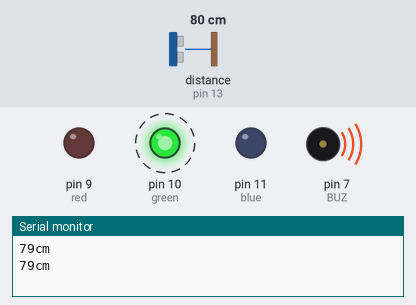
The sketch below on a simulated Arduino Uno, built with avr-gcc and run on an emulated ATmega328P. Shown: output pins drawn as LEDs (lit = HIGH), buzzer (waves = sounding, pin HIGH), the last lines printed to the serial monitor. Dashed ring = blinking. Inputs (shaded band) come from the test bench; at power-on: distance to the obstacle (sensor on pin 13) 80 cm. The echo pulse lasts 58.3 µs per cm; pins used as bus, display or sensor lines are not drawn.

Above: at 2.9 s.
3.0 s: distance to the obstacle (sensor on pin 13) set to 33 cm
6.5 s: distance to the obstacle (sensor on pin 13) set to 28 cm
At 8.0 s:
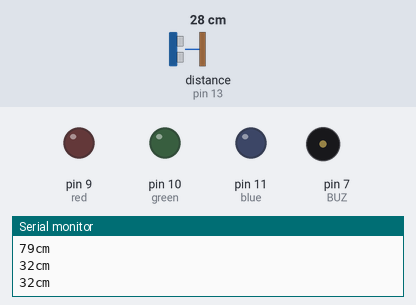
12.7 s: distance to the obstacle (sensor on pin 13) set to 14 cm
16.2 s: distance to the obstacle (sensor on pin 13) set to 10 cm
At 18.6 s:
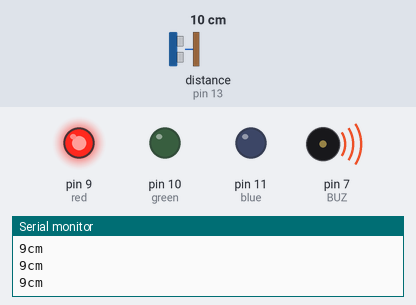
19.0 s: distance to the obstacle (sensor on pin 13) set to 18 cm
At 20.6 s:
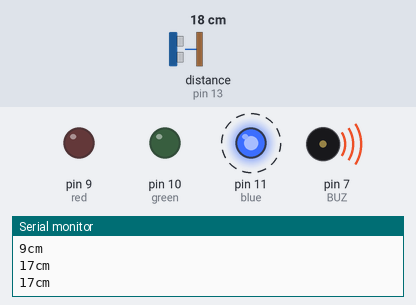
23.3 s: distance to the obstacle (sensor on pin 13) set to 35 cm
At 24.3 s:
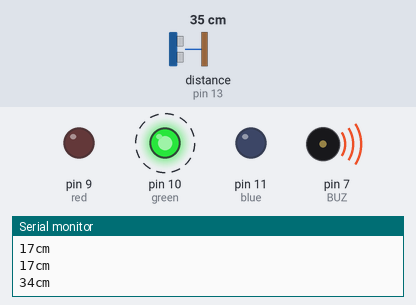
Timing chart, 0 to 30.5 s (numbered marks = the images above; inputs shaded):
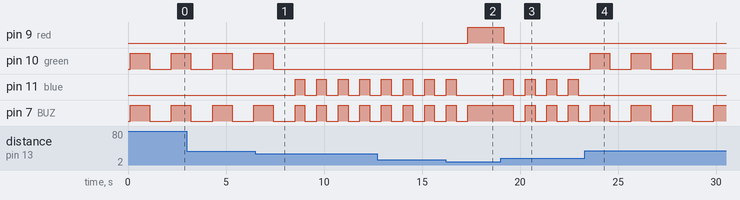

Measured:
- the behaviour switches between 31 and 30 cm on distance to the obstacle (sensor on pin 13) (found by bisection; images 0 and 1)
- the behaviour switches between 12 and 11 cm on distance to the obstacle (sensor on pin 13) (found by bisection; images 1 and 2)
- after the input at 6.5 s, pin 10 (green): goes on until 7.4 s, then stays LOW; pin 11 (blue): alternates HIGH for 0.50 s and LOW for 0.60 s, starting after 2.0 s
- after the input at 16.2 s, pin 9 (red): LOW → HIGH after 1.1 s; pin 11 (blue): goes on until 16.7 s, then stays LOW; pin 7 (BUZ): goes on until 17.3 s, then stays HIGH
- after the input at 19.0 s, pin 9 (red): HIGH → LOW after 0.16 s; pin 11 (blue): alternates HIGH for 0.50 s and LOW for 0.60 s, starting after 0.16 s; pin 7 (BUZ): alternates HIGH for 0.50 s and LOW for 0.60 s, starting after 0.66 s
- after the input at 23.3 s, pin 10 (green): alternates HIGH for 1.0 s and LOW for 1.1 s, starting after 0.27 s; pin 11 (blue): stops changing and stays LOW; pin 7 (BUZ): alternates HIGH for 1.0 s and LOW for 1.1 s, starting after 1.3 s
- by itself, pin 10 (green): alternates HIGH for 1.0 s and LOW for 1.1 s
- by itself, pin 7 (BUZ): repeats every 1.1 s: HIGH 0.50 s, LOW 0.60 s

The sketch:

golden_bell_C24-4.ino
```cpp
#include<arduino.h>

#define BUZ 7

int red = 9;
int green = 10;
int blue = 11;


void setup()
{
  Serial.begin(9600);
  pinMode(12, OUTPUT); // 트리거 출력
  pinMode(13, INPUT); // 에코 입력
  pinMode(7,OUTPUT);
  pinMode(red, OUTPUT);
  pinMode(green, OUTPUT);
  pinMode(blue, OUTPUT);


}

void loop()
{

  long duration, cm; // 변수 duration, cm설정
  digitalWrite(12, LOW); //HIGH신호를 보내기전 깨끗하게
  delayMicroseconds(2);

  digitalWrite(12, HIGH); // 초음파 트리거 출력 시작
  delayMicroseconds(10);

  digitalWrite(12, LOW); //출력 종료

  duration = pulseIn(13, HIGH); //에코핀이 트리거가 HIGH인 시간 저장

  cm = (duration / 2) / 29.4; //초음파 거리를 cm로 산출

  Serial.print(cm);
  Serial.println("cm");
  delay(100);

  if (cm <= 10) // 빨간 LED만 켜짐
  {
    digitalWrite(BUZ,HIGH);
    Color(255,0,0);
  }

  else if ((cm > 10)&&(cm < 30)) // 파랑 LED만 켜짐
  {
    digitalWrite(BUZ,HIGH);
    Color(0,0,255);
    delay(500);
    digitalWrite(BUZ,LOW);
    Color(0,0,0);
    delay(500);
  }

  else if (cm >= 30) // 초록 LED만 켜짐
  {
    digitalWrite(BUZ,HIGH);
    Color(0,255,0);
    delay(1000);
    digitalWrite(BUZ,LOW);
    Color(0,0,0);
    delay(1000);
  }
}

void Color(int r, int g, int b)
{
  analogWrite(red,r);
  analogWrite(green,g);
  analogWrite(blue,b);
}
```
